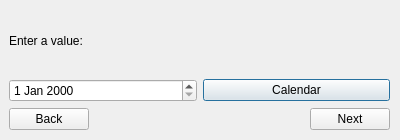
<?xml version="1.0" encoding="UTF-8"?>
<ui version="4.0">
 <class>Dialog</class>
 <widget class="QDialog" name="Dialog">
  <property name="windowModality">
   <enum>Qt::ApplicationModal</enum>
  </property>
  <property name="geometry">
   <rect>
    <x>0</x>
    <y>0</y>
    <width>400</width>
    <height>140</height>
   </rect>
  </property>
  <property name="windowTitle">
   <string>Date Dialog</string>
  </property>
  <widget class="QWidget" name="verticalLayoutWidget">
   <property name="geometry">
    <rect>
     <x>9</x>
     <y>9</y>
     <width>381</width>
     <height>121</height>
    </rect>
   </property>
   <layout class="QVBoxLayout" name="mainLayout">
    <item>
     <widget class="QLabel" name="label">
      <property name="text">
       <string>Enter a value:</string>
      </property>
     </widget>
    </item>
    <item>
     <layout class="QHBoxLayout" name="horizontalLayout_2">
      <item>
       <widget class="QDateEdit" name="dateEdit"/>
      </item>
      <item>
       <widget class="QPushButton" name="showCalendar">
        <property name="text">
         <string>Calendar</string>
        </property>
       </widget>
      </item>
     </layout>
    </item>
    <item>
     <layout class="QHBoxLayout" name="horizontalLayout">
      <item>
       <widget class="QPushButton" name="goBack">
        <property name="text">
         <string>Back</string>
        </property>
       </widget>
      </item>
      <item>
       <spacer name="horizontalSpacer">
        <property name="orientation">
         <enum>Qt::Horizontal</enum>
        </property>
        <property name="sizeHint" stdset="0">
         <size>
          <width>40</width>
          <height>20</height>
         </size>
        </property>
       </spacer>
      </item>
      <item>
       <widget class="QPushButton" name="goNext">
        <property name="text">
         <string>Next</string>
        </property>
       </widget>
      </item>
     </layout>
    </item>
   </layout>
  </widget>
 </widget>
 <resources/>
 <connections/>
</ui>
